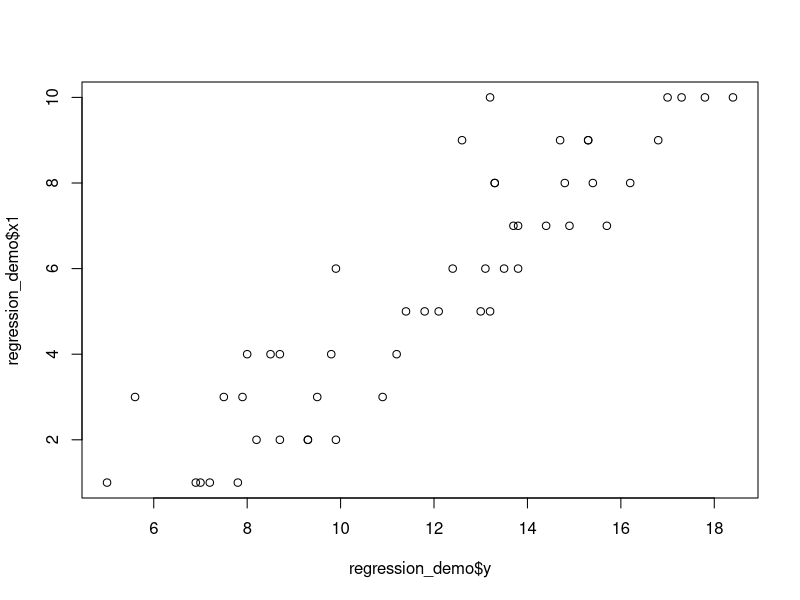
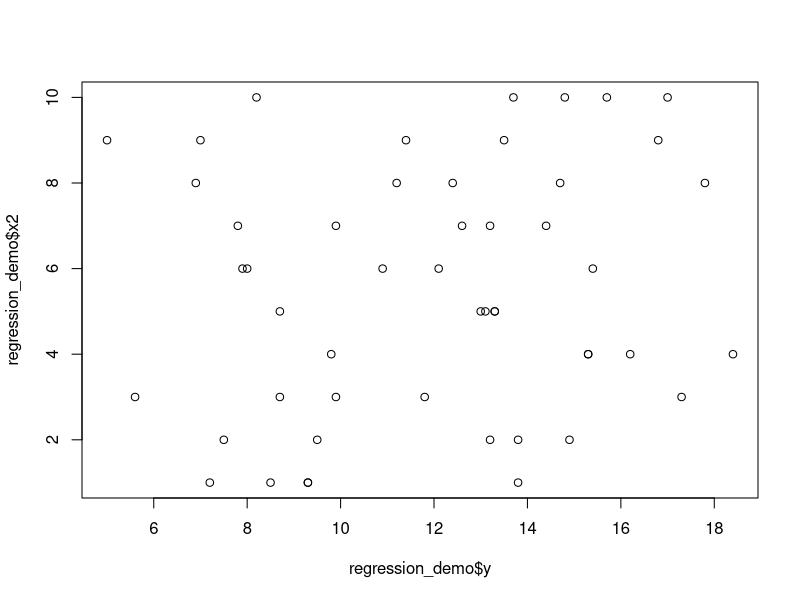
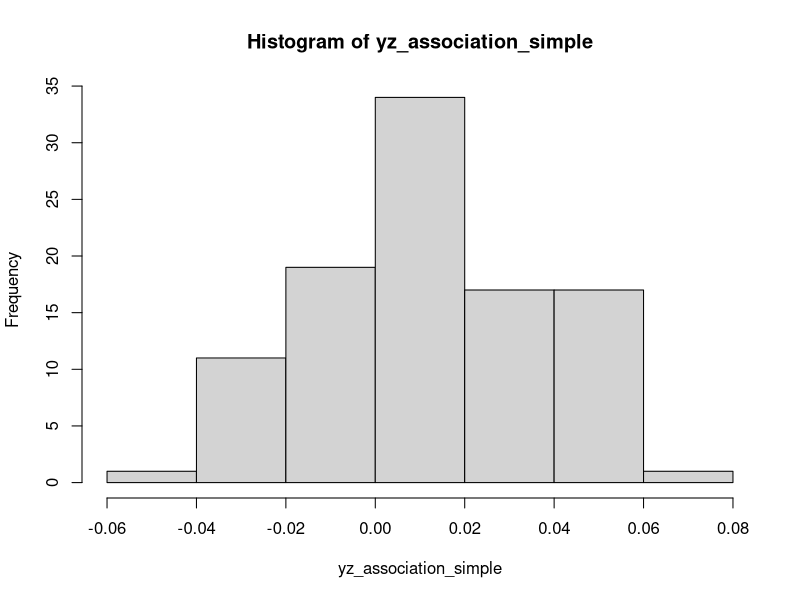
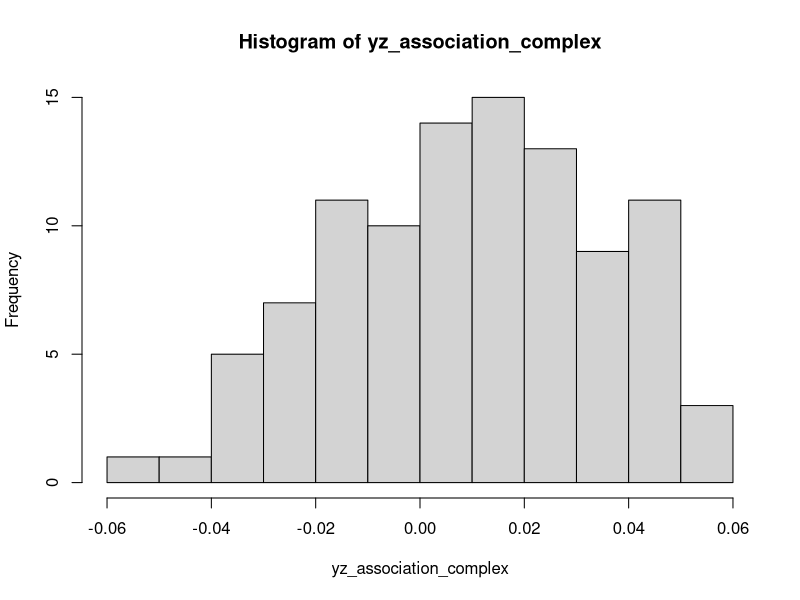

R code for these plots, in order:
# Q1
regression_demo = data.frame(
  x1 = sample(rep(1:10, times = 5)), # the sample() function puts things in a random order.
  x2 = sample(rep(1:10, times = 5)),
  x3 = sample(rep(1:10, times = 5)) 
)
regression_demo[["y"]] = regression_demo[["x1"]]*1.1 + regression_demo[["x2"]]*0.1 + rbinom(nrow(regression_demo), 10, 0.5)
plot(regression_demo$y, regression_demo$x1)
plot(regression_demo$y, regression_demo$x2)
model_complex = lm(y ~ 1 + x1 + x2 + x3, data = regression_demo)
model_complex
summary(model_complex)

# Q2
number_of_simulations = 1e2
number_of_simulations_inner = 1e2
yz_association_complex = yz_association_simple = rep(NA, number_of_simulations)
for( j in 1:number_of_simulations){
  # z looks a lot like y, but only contains info from x1 and x2. 
  regression_demo[["z"]] = regression_demo[["x1"]]*1.1 + regression_demo[["x2"]]*0.1 + rbinom(nrow(regression_demo), 10, 0.5)
  model_simple = lm(y ~ 1 + x1, data = regression_demo)
  model_simple
  yz_association_complex_inner = yz_association_simple_inner = rep(NA, number_of_simulations_inner)
  for(i in 1:number_of_simulations){
    regression_demo[["y_predicted_complex"]] = predict(model_complex) + rbinom(nrow(regression_demo), 10, 0.5)
    regression_demo[["y_predicted_simple"]] = predict(model_simple) + rbinom(nrow(regression_demo), 10, 0.5)
    yz_association_complex_inner[i] = with(regression_demo, cor(z, y) - cor(z, y_predicted_complex))
    yz_association_simple_inner[i] = with(regression_demo, cor(z, y) - cor(z, y_predicted_simple))
  }
  yz_association_simple[j] = mean(yz_association_simple_inner)
  yz_association_complex[j] = mean(yz_association_complex_inner)
}
hist(yz_association_simple)
hist(yz_association_complex)
